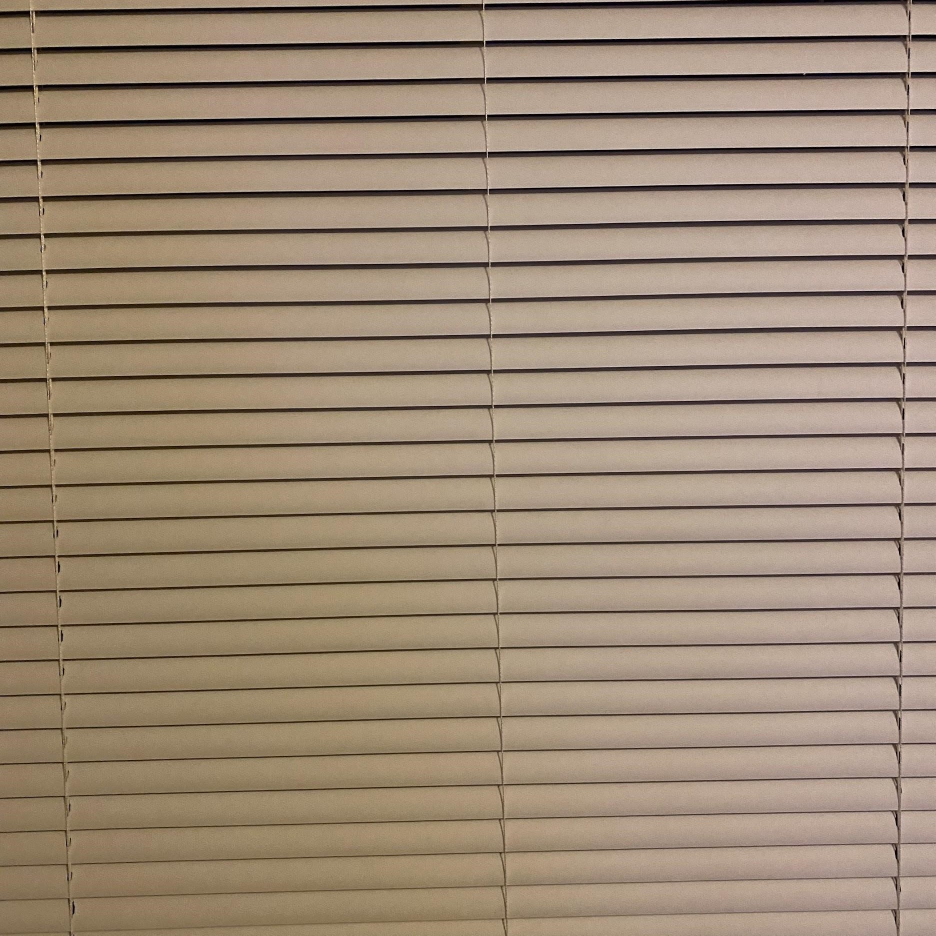
#> input picture data/FFT2.jpg, 1871 x 1871 px, found by its file name (shown at 1/2 size)
$ jupyter execute LukeMeilerHW7P2.ipynb   (shell and % lines are left out)
#> lines starting #> are read from the running program, lines starting #| are printed output that depends on the picture
# Homework 7 Problem 2

## Luke Meiler

### Opening the Image

For this problem, we want to remove a periodic pattern on an image using FFTs. We start by importing a number of libraries to help us view the image that we want to modify.

[cell 1]
import matplotlib.pyplot as plt
import matplotlib.image as mpimg

from PIL import Image, ImageOps
import numpy as np
import math
%pylab inline

[cell 2]
bilayer = np.array(ImageOps.grayscale(Image.open('FFT2.jpg')))
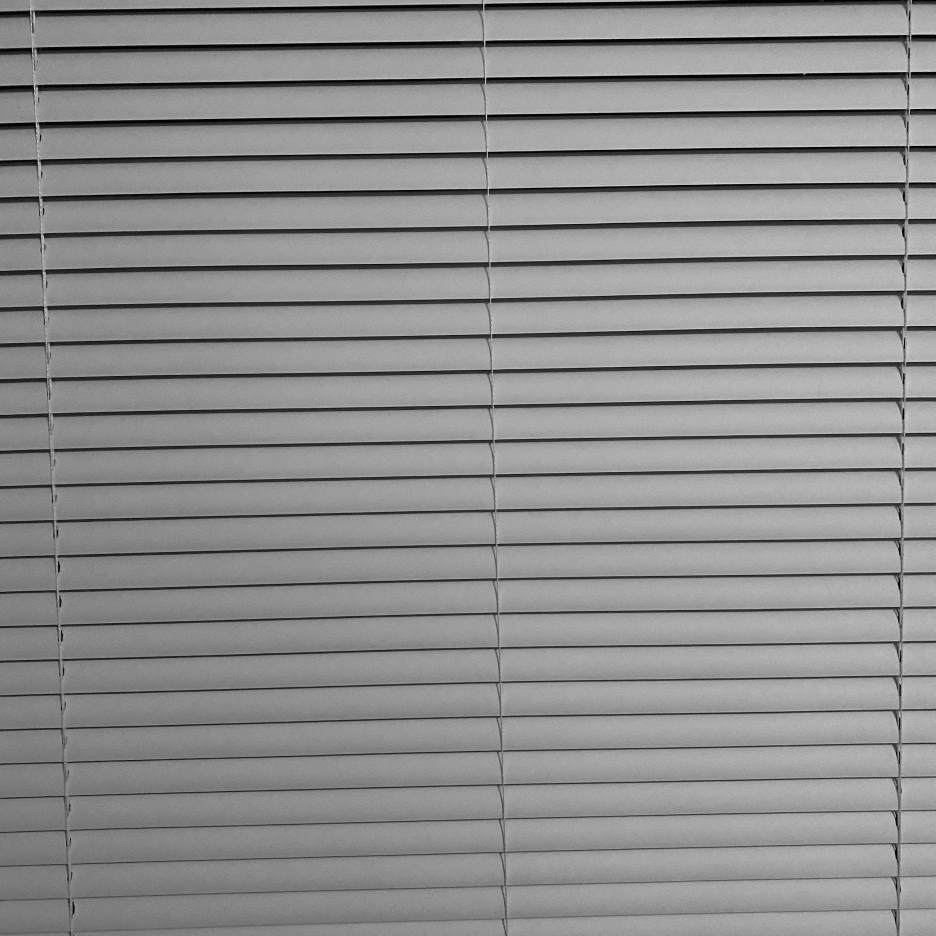
#> bilayer: shape (1871, 1871) (shown at 1/2 size); min 0, max 250, mean 141.8
plt.imshow(bilayer, "gray")

type(bilayer[0])

### Taking the FFT

Here we see the image that we want to modify visualized in greyscale. This was accomplished using a library that opens the image as a numpy array. We then can take the FFT of this array as seen below.

[cell 3]
Fbilayer = np.fft.fft2(bilayer)
Fbilayercenter = np.fft.fftshift(Fbilayer)
plt.imshow(np.log(1+np.abs(Fbilayercenter)), "gray")
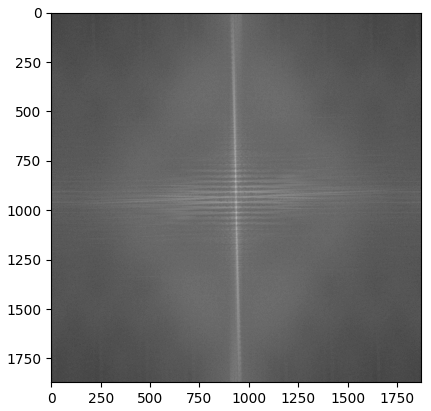
#> figure drawn by matplotlib, 1 panel

### Making the Filter

Now that we have the FFT image, we want to apply a filter onto it. We do this by making an N dimensional space, where N is the length of the image array. This lets us apply the filter later onto the image, as if they were different sizes, the array multiplication would not work. Since we used a square image, we do not need to do any padding or windowing on it, since it is already of the appropriate size. However, we could still do it to bring the value to a value of $2^N$ to increase computation speed.

The filter that we are going to make is a filter that takes quadrants one and three of the fourier transformed image, and turns the rest to black. This is done and visualized below, first as just the filter, and then the filter on the FFT image.

[cell 4]
N = 1871
x = np.linspace(-10, 10, N)
y = np.linspace(-10, 10, N)

[cell 5]
R = 0.000001
xx, yy = np.meshgrid(x, y, sparse=True)
lowpass = (np.sqrt(xx**2 + yy**2) >= R)*1

lowpass_rect = ((xx * yy) <= R)*1

plt.imshow(lowpass_rect, "gray")
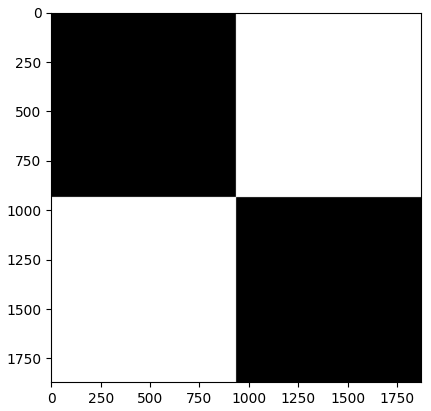
#> figure drawn by matplotlib, 1 panel

### Applying the Filter

Now that the filter is made, we apply it onto the FFT image that we made earlier, just as we did in class. Last, we take the inverse FFT of this filtered image, and display it.

[cell 6]
plt.imshow(np.log(1+np.abs(lowpass_rect*Fbilayercenter)), "gray")
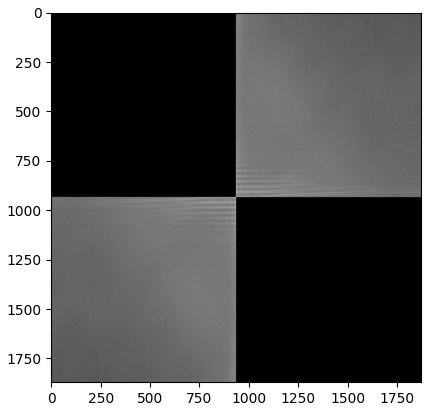
#> figure drawn by matplotlib, 1 panel

[cell 7]
filtered = np.fft.ifft2(lowpass_rect*Fbilayercenter)
plt.imshow(np.log(1+np.abs(filtered)), "gray")
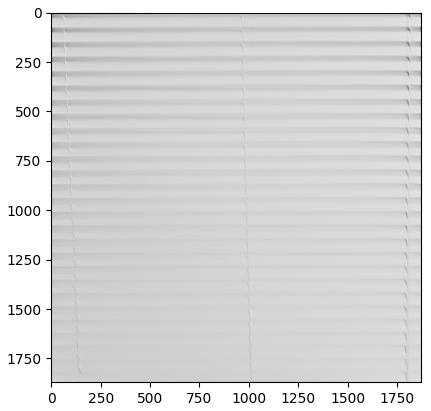
#> figure drawn by matplotlib, 1 panel

$ run again, with data/IMG2.png saved as data/FFT2.jpg
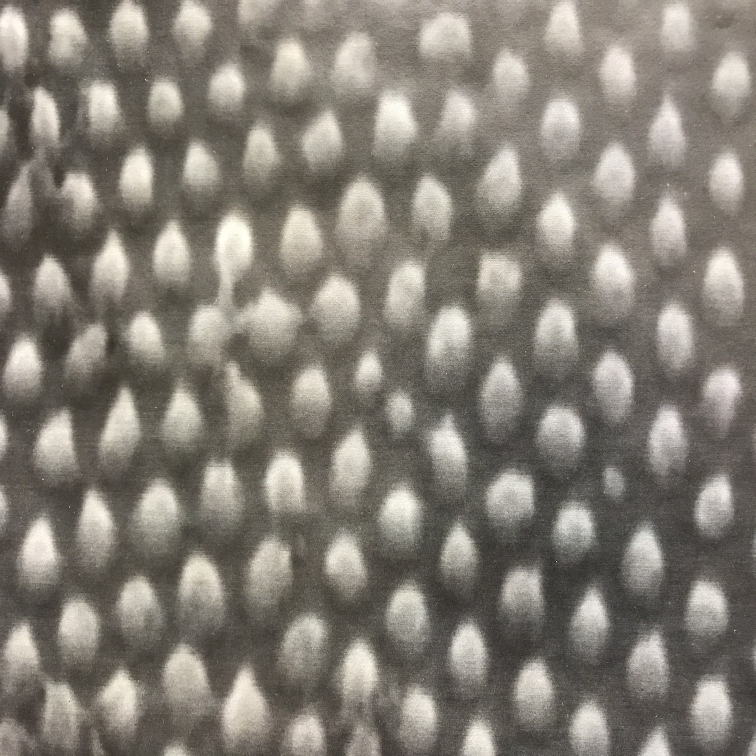
#> input picture data/IMG2.png, 1512 x 1512 px, found by its file name (shown at 1/2 size)
#> `[cell 3] Fbilayer = np.fft.fft2(bilayer) Fbilayercenter = np.fft.fftsh..`:
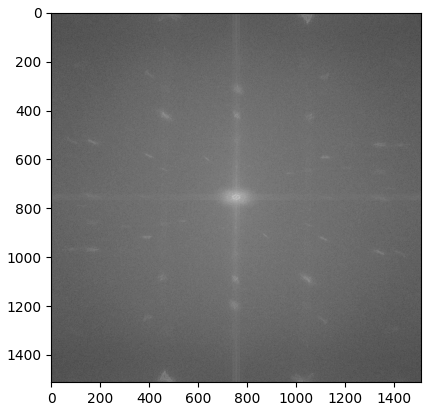
#> figure drawn by matplotlib, 1 panel
